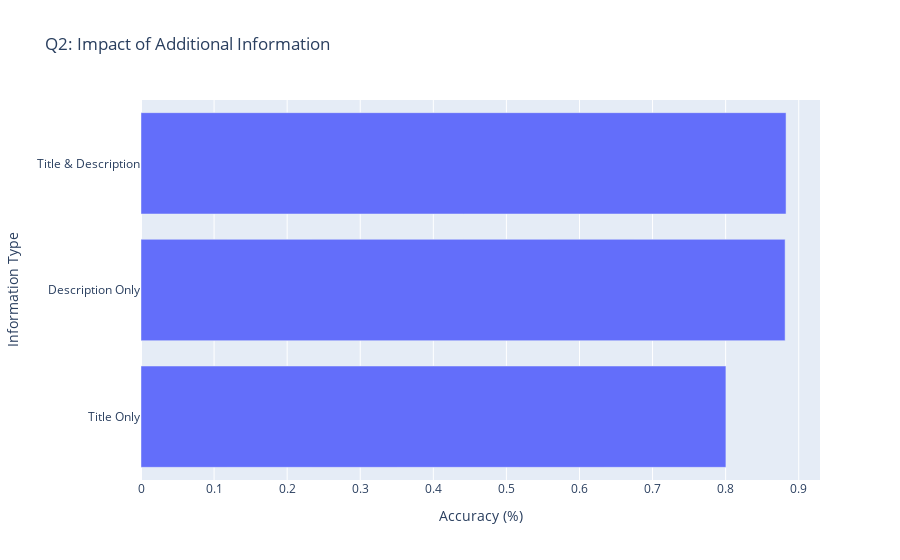

This figure's notebook cell:
### Code cell
# Generate Count Vectors for Titles
title_vectorizer = CountVectorizer(vocabulary=word_to_index_cleaned)
title_vectors = title_vectorizer.transform(job_ads['Title'].astype(str))

# Combine Title and Description Vectors
combined_data = np.hstack([title_vectors.toarray(), count_vectors.toarray()])

# Evaluate models for Q2
title_scores = cross_val_score(logreg, title_vectors, job_ads['Category'], cv=5)
description_scores = cross_val_score(logreg, count_vectors, job_ads['Category'], cv=5)
combined_scores = cross_val_score(logreg, combined_data, job_ads['Category'], cv=5)

# Print and Plot Q2 Results
print("\nQ2: Does more information provide higher accuracy?")
print(f"Title Only: {np.mean(title_scores):.2%}")
print(f"Description Only: {np.mean(description_scores):.2%}")
print(f"Title & Description: {np.mean(combined_scores):.2%}")

fig2 = go.Figure([go.Bar(y=['Title Only', 'Description Only', 'Title & Description'], 
                          x=[np.mean(title_scores), np.mean(description_scores), np.mean(combined_scores)], 
                          orientation='h')])
fig2.update_layout(title='Q2: Impact of Additional Information',
                   yaxis_title='Information Type',
                   xaxis_title='Accuracy (%)')
fig2.show()

### Figure 1 — Plotly figure (JSON) as saved in the notebook; plotly's stock layout.template omitted (floating-point values rounded to 4 significant figures)
{"data": [{"orientation": "h", "type": "bar", "x": [0.8004, 0.8814, 0.8827], "y": ["Title Only", "Description Only", "Title & Description"]}], "layout": {"title": {"text": "Q2: Impact of Additional Information"}, "xaxis": {"title": {"text": "Accuracy (%)"}}, "yaxis": {"title": {"text": "Information Type"}}}}
